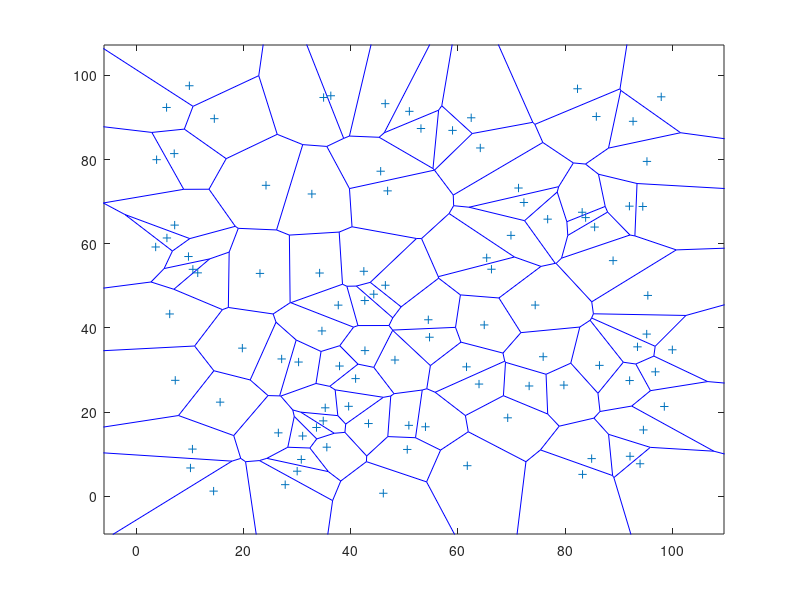

Source code (MATLAB):
%% Voronoi Diagram

%% Generate a set of point obstacles
n = 100; % Points
s = 100; % Space

% Random nodes
points = s*rand(n,2);
figure(1);clf;
voronoi(points(:,1),points(:,2));

